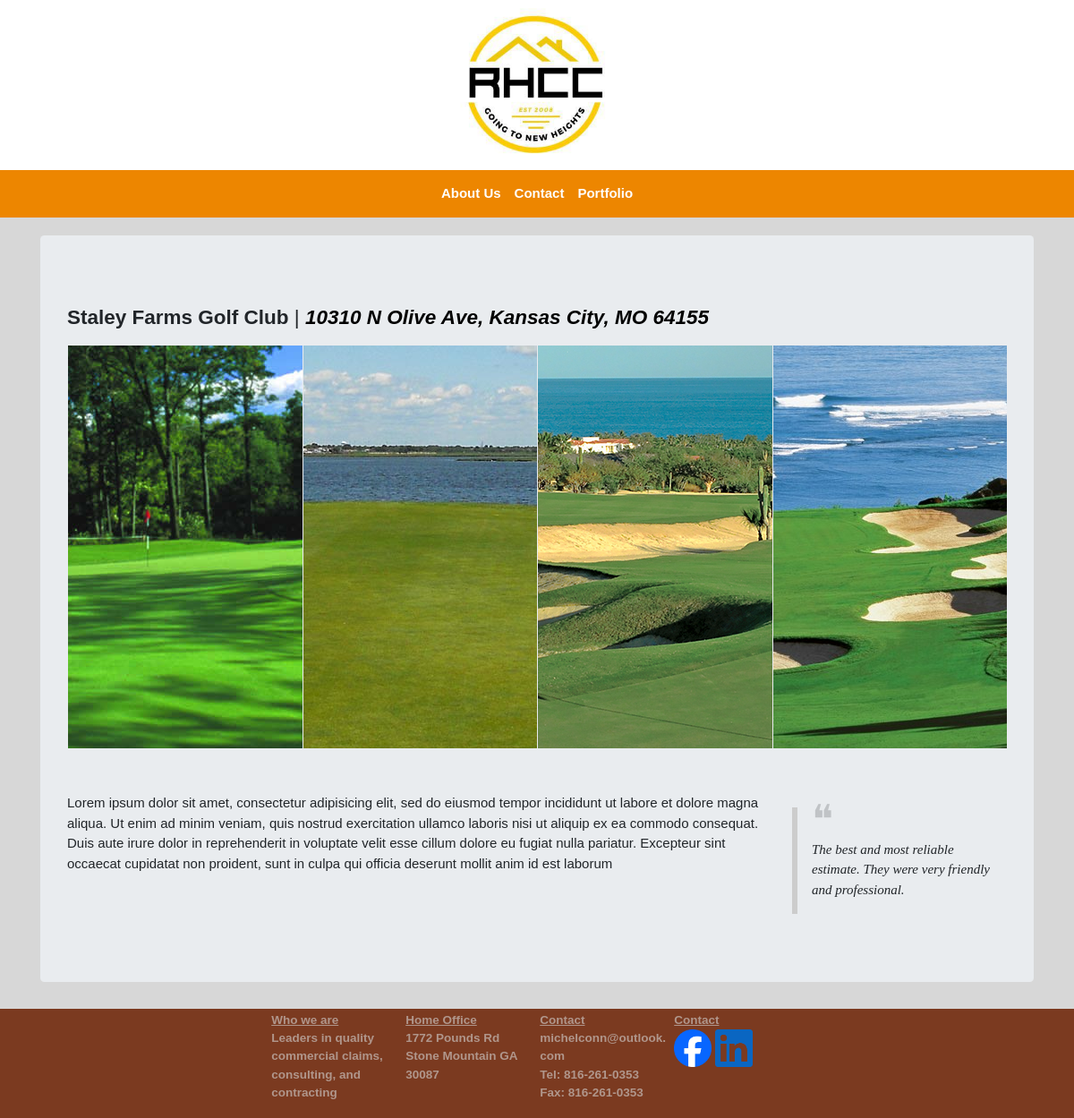
Page /portfolio/1/ on the earlier database version.
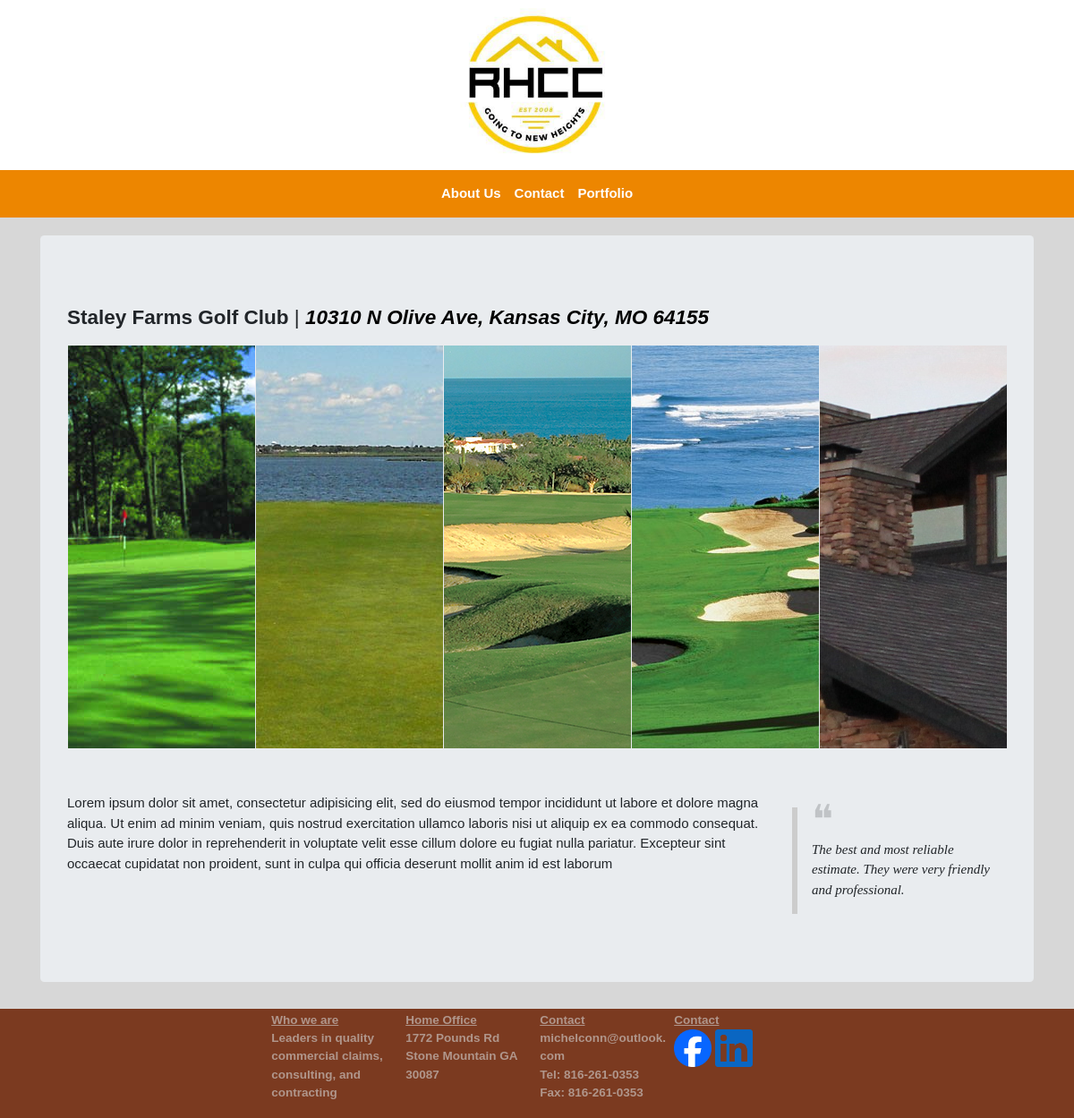
Same page on the later database version.
### info_app/models.py (models this page shows, shortened)
class model_job(models.Model):
    title = models.CharField(max_length=128)
    location = models.CharField(max_length=128)
    description = models.CharField(max_length=512)
    quote = models.CharField(max_length=512,blank=True)
    mainpic = models.ImageField()

class model_jobpic(models.Model):
    pic = models.ImageField()
    job = models.ForeignKey(model_job,models.CASCADE,related_name='jobpic')

### info_app/views.py (the view)
# urls.py: path('portfolio/<int:pk>/',views.view_jobdetails.as_view(),name='jobdetails'),
class view_jobdetails(DetailView):
    context_object_name = 'job_details'
    model = models.model_job
    template_name = 'info_app/job_detail.html'

### info_app/templates/info_app/job_detail.html (shortened to what this page needs)
{% extends "base.html" %}
{% load static %}
{% block style_block %}
<link rel="stylesheet" href="{% static 'info_app/css/job_detail.css' %}">
{% endblock %}
{% block body_block %}
<div class="container">
    <div class="jumbotron">
        <p style="font-size:1.5em">
            <strong>{{job_details.title}}</strong> |
            <a href="http://maps.google.com/?q=1200 {{job_details.location}}"
               target="_blank" style='color:black'>
                <em>{{job_details.location}}</em>
            </a>
        </p>
        <a class="lightbox" href="#jobpiclightrow">
            <div class="row justify-content-md-center">
                {% for jobmedia in job_details.jobpic.all %}
                <div class="col justify-content-md-center">
                    <img class="center-block img-responsive"
                         style="length:100%" src="{{ jobmedia.pic.url }}" alt="No Image">
                </div>
                {% endfor %}
            </div>
        </a>
        <div class="row">
            <div class="col-md-9 justify-content-md-center">
                <p>{{job_details.description}}</p>
            </div>
            <div class="col-md-3 justify-content-md-center">
                <div class="w3-panel w3-leftbar">
                    <span style="font-size:3em;line-height:0.6em;opacity:0.2;margin:0;">&#10077;</span>
                    <p style="margin-top:0;"><i class="w3-serif w3-medium">{{job_details.quote}}</i></p>
                </div>
            </div>
        </div>
    </div>
</div>
{% endblock %}

### info_app/templates/base.html (shortened to what this page needs)
<!DOCTYPE html>
{% load static %}
<html lang="en" dir="ltr">
<head>
    <link rel="stylesheet" href="{% static 'info_app/dependencies/bootstrap.min.css' %}">
    <link rel="stylesheet" href="{% static 'info_app/dependencies/w3.css' %}">
    <link rel="stylesheet" href="{% static 'info_app/dependencies/css.css' %}">
    {% block style_block %}
    {% endblock %}
    <link rel="stylesheet" href="{% static 'info_app/css/base.css' %}">
</head>
<body>
<div class='logobar'>
  <a href="{% url 'index' %}"><img src="{% static 'info_app/images/RHCC.jpg' %}" alt=""></a>
</div>
<nav class="navbar navbar-expand-md navbar-fixed-top navbar-dark main-nav">
  <div class="collapse navbar-collapse"  id="RHCCnavbar">
    <ul class="nav navbar-nav mx-auto">
      <li class="nav item active">
        <a class='nav-link' href="{% url 'info_app:about' %}">About Us</a>
      </li>
      <li class="nav item active">
        <a class='nav-link' href="{% url 'info_app:contact' %}">Contact</a>
      </li>
      <li class="nav item active">
        <a class='nav-link' href="{% url 'info_app:joblist' %}">Portfolio</a>
      </li>
    </ul>
  </div>
</nav>
  {% block body_block %}
  {% endblock %}
<div class="footer">
  <table align='center'>
    <td valign="top">
      <p><u>Who we are</u> <br>Leaders in quality commercial claims, consulting, and contracting</p>
    </td>
    <td valign="top">
      <p><u>Home Office</u><br><a href="http://maps.google.com/?q=1772 Pounds Rd Stone Mountain GA 30087" target="_blank">1772 Pounds Rd Stone Mountain GA 30087</a></p>
    </td>
    <td valign="top" style="word-wrap:break-word">
      <p><u>Contact</u><br><a href="mailto:michelconn@outlook.com">michelconn@outlook.com</a> <br><a href="tel:1-816-261-0353">Tel: 816-261-0353</a> <br>Fax: 816-261-0353</p>
    </td>
    <td valign="top">
      <p><u>Contact</u><br>
        <a target="_blank" href="https://www.facebook.com/michel.conn/"><img src="{% static 'info_app/images/Facebook_Logo_2023.png' %}" style="width:42px;height:42px;"></atarget="_blank">
        <a target="_blank" href="https://www.linkedin.com/in/michel-conn-80907755/"><img src="{% static 'info_app/images/In-Blue-40@2x.png' %}" style="width:42px;height:42px;"></atarget="_blank">
      </p>
    </td>
  </table>
</div>
</body>
</html>

### info_app/static/info_app/dependencies/w3.css (style rules this page uses)
*,*:before,*:after { box-sizing:inherit }
html { -ms-text-size-adjust:100%;-webkit-text-size-adjust:100% }
body { margin:0 }
article,aside,details,figcaption,figure,footer,header,main,menu,nav,section { display:block }
a { background-color:transparent }
b,strong { font-weight:bolder }
img { border-style:none }
html,body { font-family:Verdana,sans-serif;font-size:15px;line-height:1.5 }
html { overflow-x:hidden }
.w3-serif { font-family:serif }
img { vertical-align:middle }
a { color:inherit }
.w3-container:after,.w3-container:before,.w3-panel:after,.w3-panel:before,.w3-row:after,.w3-row:before,.w3-row-padding:after,.w3-row-padding:before, .w3-cell-row:before,.w3-cell-row:after,.w3-clear:after,.w3-clear:before,.w3-bar:before,.w3-bar:after { content:"";display:table;clear:both }
.w3-container,.w3-panel { padding:0.01em 16px }
.w3-panel { margin-top:16px;margin-bottom:16px }
.w3-medium { font-size:15px!important }
.w3-leftbar { border-left:6px solid #ccc!important }

### info_app/static/info_app/css/job_detail.css (style rules this page uses)
a .row { width: 100%; height: 30em; margin-bottom: 50px; margin-right: auto; margin-left: auto; overflow: hidden; }
.col { overflow: hidden; margin-left: 1px; }
.center-block { position: absolute; top: -9999px; bottom: -9999px; left: -9999px; right: -9999px; margin: auto; }

### info_app/static/info_app/css/base.css (style rules this page uses)
* { font-family: 'Noto Sans', sans-serif; }
html,body { background-color: #D7D7D7; overflow: scroll; width: 100%; height: 100%; margin: 0px; padding: 0px; }
nav { background-color: #ED8600; margin-bottom: 20px; }
a { color: white; font-weight: bold; font-size: 1em; }
.logobar { background-color: white; text-align: center; }
.logobar img { width: 15%; min-width: 190px; }
.footer { color: rgba(211,211,211,0.6); font-weight: bold; background: #7b3a20; bottom: 0px; width: 100%; font-size: 90%; margin-top: 20px; z-index: 100000 !important; position: relative; bottom: 0; }
.footer a { color: rgba(211,211,211,0.6); }
.footer p { padding: 1.5%; }
table { width: 50%; table-layout: fixed; }
td { width: 100% }

Differences in the rows shown:
added model_jobpic: pic (picture)
